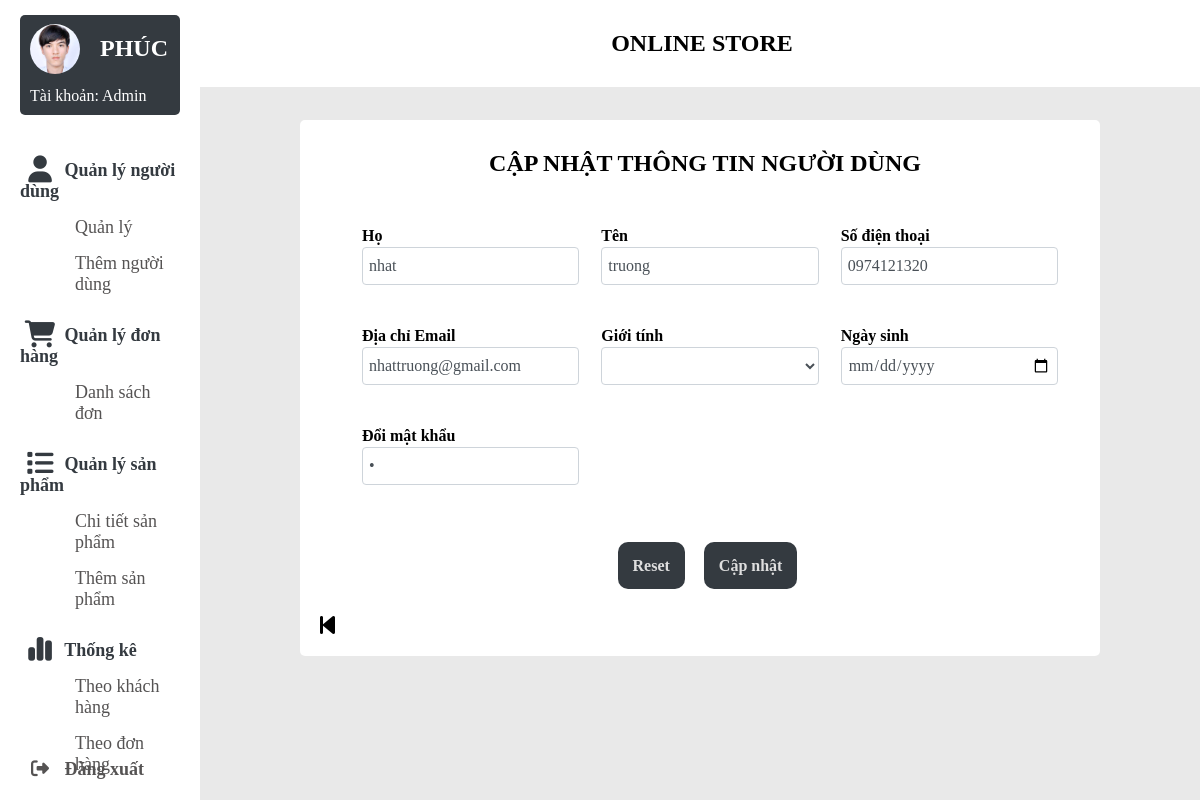
Page /admin/edit_user-admin.php?user=nhattruong on the committed database.
### tables this page shows
CREATE TABLE `taikhoan` (
  `username` varchar(50) NOT NULL,
  `password` varchar(50) NOT NULL,
  `ho` varchar(50) NOT NULL,
  `ten` varchar(50) NOT NULL,
  `phone` varchar(15) NOT NULL,
  `email` varchar(50) NOT NULL,
  `sex` varchar(50) NOT NULL,
  `date` date NOT NULL,
  `isadmin` tinyint(1) NOT NULL DEFAULT 0,
  `status` tinyint(1) NOT NULL DEFAULT 1
);

### admin/edit_user-admin.php (the view, shortened to what this page needs)
<?php
include('config/config.php');
$username_admin = $_GET['admin'];
$username_user = $_GET['user'];
?>
<span style="font-family: verdana, geneva, sans-serif;">
    <!DOCTYPE html>
    <html lang="en">
    <head>
        <link rel="stylesheet" href="style/style_admin.css" />
        <link rel="stylesheet" href="style/style_edit-useradmin.css" />
        <link rel="stylesheet" href="https://cdnjs.cloudflare.com/ajax/libs/font-awesome/6.5.0/css/all.min.css" />
    </head>
    <body>
        <div class="container">
            <?php include 'navbar.php'; ?>
            <div class="top-banner">
                <p>online store</p>
            </div>
            <section class="main">
                <div class="main-top"></div>
                <div class="background-section">
                    <div class="main-body">
                        <h1>CẬP NHẬT THÔNG TIN NGƯỜI DÙNG</h1>
                    </div>
                    <br>
                    <form method="POST" action="">
                        <table>
                            <tr>
                                <th>Họ</th>
                                <th>Tên</th>
                                <th>Số điện thoại</th>
                            </tr>
                            <tr>
                                <?php
                                $sql = "SELECT * FROM taikhoan where username = '$username_user' and isadmin = 0";
                                $result = mysqli_query($conn, $sql);
                                $row = $result->fetch_assoc();
                                ?>
                                <td>
                                    <input type="text" placeholder="Nhập họ" value="<?php echo ($row['ho']) ?>" name="ho" required>
                                </td>
                                <td>
                                    <input type="text" placeholder="Nhập tên" value="<?php echo ($row['ten']) ?>" name="ten" required>
                                </td>
                                <td>
                                    <input type="text" placeholder="Nhập số điện thoại" value="<?php echo ($row['phone']) ?>" required name="phone">
                                </td>
                            </tr>
                            <tr>
                                <th>Địa chỉ Email</th>
                                <th>Giới tính</th>
                                <th>Ngày sinh</th>
                            </tr>
                            <tr>
                                <td>
                                    <input required type="text" placeholder="Nhập Email" value="<?php echo ($row['email']) ?>" name="email">
                                </td>
                                <td>
                                    <select name="sex" required>
                                        <option value="0">
                                            <?php
                                            $sex = $row['sex'];
                                            if ($sex != 'Nam' && $sex != '') {
                                                echo ($sex);
                                            ?>
                                        </option>
                                        <option value="1">Nam</option>
                                    <?php
                                            } else if ($sex != 'Nữ' && $sex != '') {
                                                echo ($sex);
                                    ?>
                                        <option value="2">Nữ</option>
                                    <?php
                                            } else if ($sex == '') {
                                    ?>
                                        <option value="1">Nam</option>
                                    <?php
                                            }
                                    ?>
                                    </select>
                                </td>
                                <td>
                                    <input type="date" name="date" required value="<?php echo ($row['date']) ?>">
                                </td>
                            </tr>
                            <tr>
                                <th>Đổi mật khẩu</th>
                            </tr>
                            <tr>
                                <td>
                                    <input type="password" placeholder="Nhập mật khẩu mới" name="new_password" value="<?php echo $row['password'] ?>">
                                </td>
                            </tr>
                        </table>
                        <div class="reset-form">
                            <label class="buttonReset" for="buttonreset" onclick="window.location.href='edit_user-admin.php?' +
                               'admin=<?php echo $username_admin; ?>'
                               + '&user=' + <?php echo $username_user ?>">
                                Reset</label>
                        </div>
                        <div class="submit-form">
                            <label class="buttonsubmit" for="buttonsubmit">Cập nhật</label>
                        </div>
                    </form>
                    <div class="button-back" title="Quay về trang trước">
                        <a href="index.php?admin=<?php echo $username_admin ?>">
                            <i class="fa-solid fa-backward-step fa-xl" style="color: black;"></i>
                        </a>
                    </div>
                </div>
            </section>
        </div>
    </body>
    </html>

### admin/style/style_admin.css (style rules this page uses)
* { margin: 0; padding: 0; outline: none; border: none; text-decoration: none; list-style: none; box-sizing: border-box; font-family: 'Times New Roman', Times, serif; }
body { background: rgb(233, 233, 233); overflow-y: scroll; }
.container { display:flex; }
img, h1 { margin-left: 10px; }
.top-banner { top: 0; left: 0; position: fixed; width: 85% ; padding: 30px; z-index: 6666; background-color: #fff; margin-left: 16% ; }
p { text-align: center ; font-weight: bold; font-size: 24px; text-transform: uppercase; }
.main { width: 100% ; text-align: center; }
.main-top { padding: 50px; }
.main-body { padding: 10px 10px 10px 20px; }
h1 { margin: 20px 10px; }
.background-section { background-color: white; margin-top: 2%; margin-bottom: 4% ; margin-left: 100px; margin-right: 100px; border-radius: 5px; }
.button-back { display: block; margin-top: 3%; text-align: left; margin-left: 20px; }

### admin/style/style_edit-useradmin.css (style rules this page uses)
table, th, td { margin-left: 5%; text-align: left; }
table { width: 90%; }
th, td { padding-left: 20px; }
td { padding-bottom: 40px; }
select, input:not(#img), option { background-color: rgb(230, 230, 230); display: block; width: 100%; height: calc(1.5em + 0.75rem + 2px); padding: 0.375rem 0.375rem; font-size: 1rem; font-weight: 400; line-height: 1.5; color: #495057; background-color: #fff; background-clip: padding-box; border: 1px solid #ced4da; border-radius: 0.25rem; transition: border-color .15s }
.buttonsubmit, .buttonReset { font-size: 16px; background-color:#343a40; padding: 15px; border-radius: 10px; cursor: pointer; }
.submit-form, .reset-form { display:inline-block; padding-left: 15px; font-weight: bold; color: rgb(222, 222, 222); margin-top: 15px; }
.reset-form, .submit-form { margin-top: 30px; }
.background-section { padding-bottom: 3%; }
.button-back { text-align: left; margin-top: 50px; margin-left: 20px; z-index: 0; }

### rows in the picture
taikhoan: ho "nhat", ten "truong", phone "0974121320", email "nhattruong@gmail.com"
